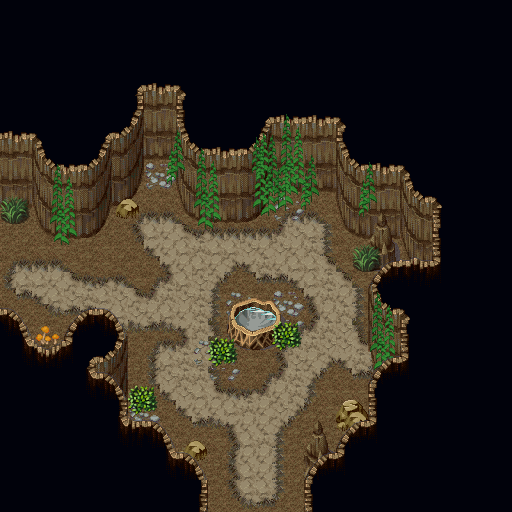

This game map was drawn from its Tiled (.tmx) file and the tilesets committed beside it. A one-line description and the trimmed map source follow:
An orthogonal 32x32 tile map with 16x16 px tiles, 10 tile layers (Ground, Dirt, Side walls, Rock walls, ...), 7 tilesets.

<map version="1.2" tiledversion="1.3.5" orientation="orthogonal" renderorder="left-up" width="32" height="32" tilewidth="16" tileheight="16" infinite="0" nextlayerid="17" nextobjectid="1">
 <tileset firstgid="1" source="Tilesets/VS Dungeon Set 01/_Tiled_Hanzo-Dungeon01VS.tsx" />
 <tileset firstgid="1025" source="Tilesets/VS Dungeon Set 01/_Tiled_AT-A5-DungeonVX01-Ground.tsx" />
 <tileset firstgid="1033" source="Tilesets/VS Dungeon Set 01/_Tiled_AT-A2-DungeonVX01-GroundTiles.tsx" />
 <tileset firstgid="1177" source="Tilesets/VS Cliff Set 01/Tiled/Hanzo-CliffSet02VS-1.tsx" />
 <tileset firstgid="2201" source="Tilesets/VS Dungeon Set 02/Hanzo-Dungeon02VSb.tsx" />
 <tileset firstgid="3225" source="Tilesets/VS Ruins Town/Hanzo-RuinsTown01VScopy.tsx" />
 <tileset firstgid="4249" source="Tilesets/VS Cliff Set 02/Hanzo-CliffSet02VS-2.tsx" />
 <group id="3" name="Layer 1">
  <layer id="1" name="Ground" width="32" height="32">
   <data>[1024 cells, 349 non-empty, 4 distinct tile ids]</data>
  </layer>
  <layer id="13" name="Dirt" width="32" height="32">
   <data>[1024 cells, 209 non-empty, 24 distinct tile ids]</data>
  </layer>
  <layer id="8" name="Side walls" width="32" height="32">
   <data>[1024 cells, 44 non-empty, 14 distinct tile ids]</data>
  </layer>
  <layer id="9" name="Rock walls" width="32" height="32">
   <data>[1024 cells, 170 non-empty, 45 distinct tile ids]</data>
  </layer>
  <layer id="14" name="BackObstacles" width="32" height="32">
   <data>[1024 cells, 33 non-empty, 16 distinct tile ids]</data>
  </layer>
  <layer id="12" name="Obstacles" width="32" height="32">
   <data>[1024 cells, 130 non-empty, 106 distinct tile ids]</data>
  </layer>
  <layer id="15" name="FrontObstacles" width="32" height="32">
   <data>[1024 cells, 28 non-empty, 16 distinct tile ids]</data>
  </layer>
  <layer id="16" name="Rock walls in front of obstacles" width="32" height="32">
   <data>[1024 cells, 0 non-empty, 0 distinct tile ids]</data>
  </layer>
 </group>
 <group id="4" name="Layer 2">
  <layer id="11" name="Rock (void)" width="32" height="32">
   <data>[1024 cells, 486 non-empty, 1 distinct tile ids]</data>
  </layer>
  <layer id="7" name="Walls" width="32" height="32">
   <data>[1024 cells, 51 non-empty, 17 distinct tile ids]</data>
  </layer>
 </group>
</map>
